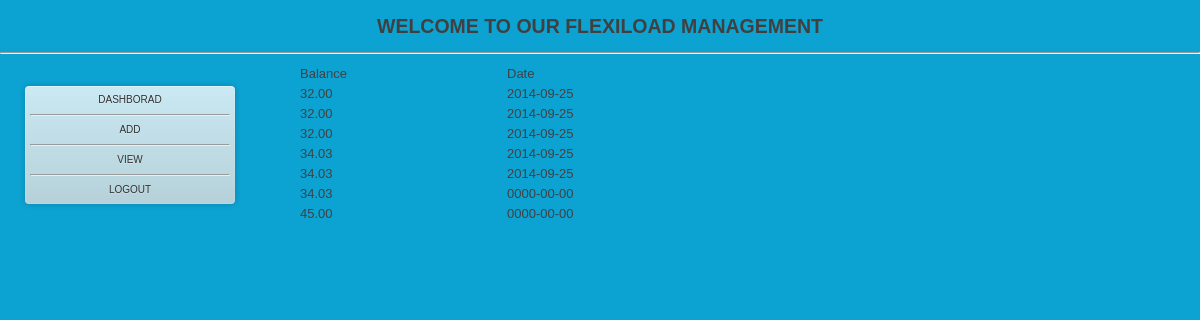
The app's page /statement.php?userid=2 (signed in) with its own data.
### tables this page shows
CREATE TABLE IF NOT EXISTS `statement` (
  `id` int(9) NOT NULL AUTO_INCREMENT,
  `userid` int(9) NOT NULL,
  `balance` decimal(6,2) NOT NULL,
  `addedby` varchar(100) NOT NULL,
  `sdate` date NOT NULL,
  `action` varchar(9) NOT NULL,
  PRIMARY KEY (`id`)
);

### dbconnect.php (called while the page is built, shortened)
<?php
$dbUser = "root";
$dbPass = "";
$dbName = "flexiload";
$dbHost = "localhost";
$conn   = mysqli_connect($dbHost,$dbUser,$dbPass);
mysqli_select_db($conn, $dbName);
function query($query){
global $conn;
$result=mysqli_query($conn,$query) or die("<li>Query:$query</li>Error: <li>Errpr:".mysqli_error($conn)."</li>");
return $result;
}
?>

### statement.php (the view, shortened to what this page needs)
<?php
include"dbconnect.php";
include "header.php";
?>
    <table width="500" border="1" align="center" cellpadding="5" cellspacing ="3" bordercolor="#CC6600">
    <tr>
    <td><strong>Balance</strong></td>
    <td><strong>Date</strong></td>
  </tr>
<?php
$userid =$_REQUEST['userid'];
   $result=  query("select * from statement where userid='$userid' ");
  while($row= mysqli_fetch_object($result))
  {
  $balance          = $row->balance;
  $date         = $row->sdate;
  echo"
  <tr>
    <td>$balance</td>
    <td>$date</td>
  </tr>
  ";
  }
  ?>
        </table>
   <?php include "footer.php";?>

### header.php (shortened to what this page needs)
?><!DOCTYPE html>
<head>
  <link rel="stylesheet" href="css/style.css">
</head>
<body>
<div class='containter'>
<section class='topmenu'>
<h1 align='center'>WELCOME TO OUR FLEXILOAD MANAGEMENT</h1>
<hr>
</div>
<section class='leftmenu'>
<div class='about'>
<div class=links>
<ul>
<li><a href='dashboard.php'>DASHBORAD</a></li>
<hr>
<li><a href='add.php'>ADD</a></li>
<hr>
<li><a href='view.php'>VIEW</a></li>
<hr>
<li><a href='action.php?action=logoutUser'>LOGOUT</a></li>
</ul>
</section>
  <section class="rightmenu">

### footer.php
  </section>
</body>
</html>

### css/style.css (style rules this page uses)
html, body, div, span, applet, object, iframe, h2, h3, h4, h5, h6, p, blockquote, pre, a, abbr, acronym, address, big, cite, code, del, dfn, em, img, ins, kbd, q, s, samp, small, strike, strong, sub, sup, tt, var, b, u, i, center, dl, dt, dd, ol, ul, li, fieldset, form, label, legend, table, caption, tbody, tfoot, thead, tr, th, td, article, aside, canvas, details, embed, figure, figcaption, footer, header, hgroup, menu, nav, output, ruby, section, summary, time, mark, audio, video { margin: 0; padding: 0; border: 0; font-size: 150%; font: inherit; vertical-align: baseline; }
article, aside, details, figcaption, figure, footer, header, hgroup, menu, nav, section { display: block; }
body { line-height: 1; }
ol, ul { list-style: none; }
table { border :2px #527881 medium dotted ; border-spacing: 0; }
.about { margin: 5px ; padding: 5px; width: 200px; font: 10px/18px 'Lucida Grande', Arial, sans-serif; color: #666; text-align: center; text-shadow: 0 1px rgba(255, 255, 255, 0.25); background: #eee; background: rgba(250, 250, 250, 0.8); border-radius: 4px; background-image: -webkit-linear-gradient(top, rgba(0, 0, 0, 0), rgba(0, 0, 0, 0.1)); background-image: -moz-linear-gradient(top, rgba(0, 0, 0, 0), rgba(0, 0, 0, 0.1)); background-image: -o-linear-gradient(top, rgba(0, 0, 0, 0), rgba(0, 0, 0, 0.1)); background-image: linear-gradient(to bottom, rgba(0, 0, 0, 0), rgba(0, 0, 0, 0.1)); -webkit-box-shadow: inset 0 1px rgba(255, 255, 255, 0.3), inset 0 0 0 1px rgba(255, 255, 255, 0.1), 0 0 6px rgba(0, 0, 0, 0.2); box-shadow: inset 0 1px rgba(255, 255, 255, 0.3), inset 0 0 0 1px rgba(255, 255, 255, 0.1), 0 0 6px rgba(0, 0, 0, 0.2); }
.about a { color: #333; text-decoration: none; border-radius: 2px; -webkit-transition: background 0.1s; -moz-transition: background 0.1s; -o-transition: background 0.1s; transition: background 0.1s; }
body { font: 13px/20px 'Lucida Grande', Tahoma, Verdana, sans-serif; color: #404040; background: #0ca3d2; }
.leftmenu { margin: 20px ; width: 260px; float: left; }
.rightmenu { margin: 10px auto; width: 640px; }

### records on screen
statement: balance "32.00", sdate "2014-09-25"
statement: balance "32.00", sdate "2014-09-25"
statement: balance "32.00", sdate "2014-09-25"
statement: balance "34.03", sdate "2014-09-25"
statement: balance "34.03", sdate "2014-09-25"
statement: balance "34.03", sdate "0000-00-00"
statement: balance "45.00", sdate "0000-00-00"
